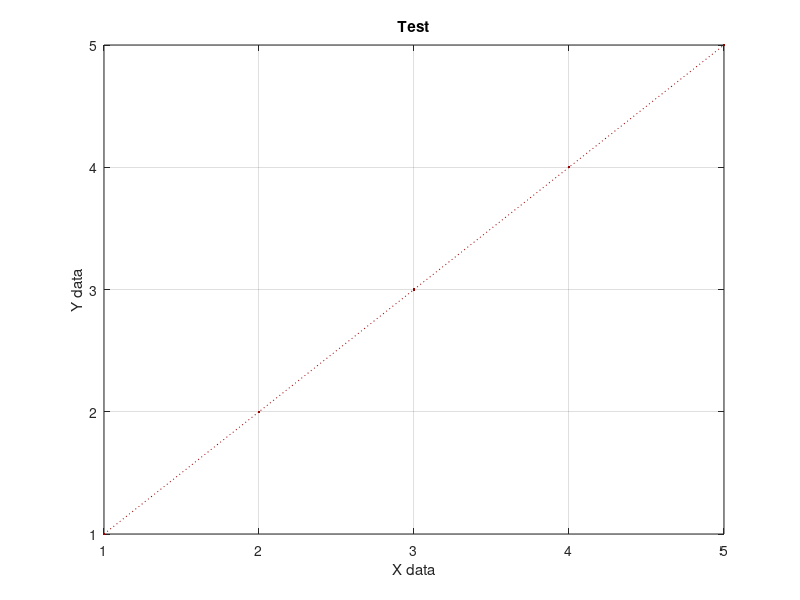
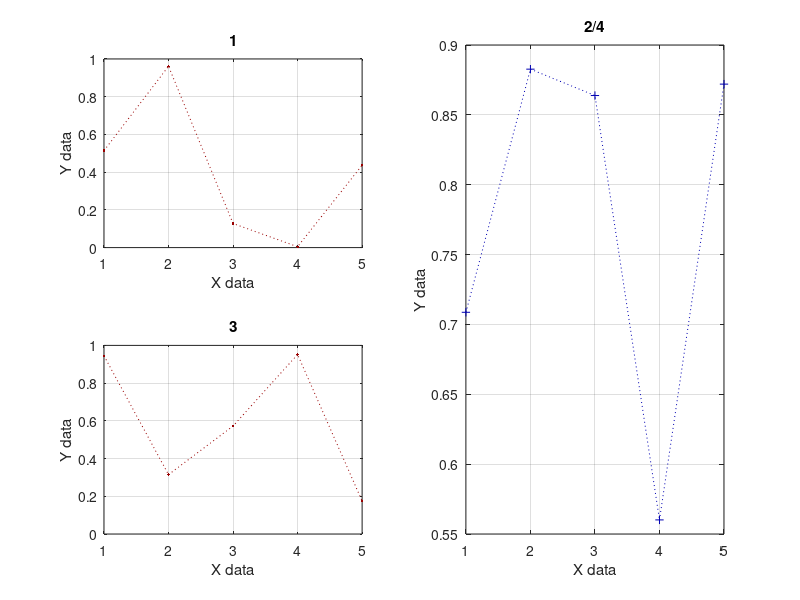

Source code (MATLAB) for these figures, in order:
fig1 = figure(1);

plot([1,2,3,4,5], [1,2,3,4,5], 'LineStyle',':', 'Marker','.', 'Color', [0.6, 0, 0]);
grid on;
xlabel("X data");
ylabel("Y data");
title("Test")

fig2 = figure(2);
subplot(2, 2, 1);
plot(1:5, rand(1, 5), 'LineStyle',':', 'Marker','.', 'Color', [0.6, 0, 0]);
grid on;
xlabel("X data");
ylabel("Y data");
title("1")

subplot(2, 2, 3);
plot(1:5, rand(1, 5), 'LineStyle',':', 'Marker','.', 'Color', [0.6, 0, 0]);
grid on;
xlabel("X data");
ylabel("Y data");
title("3")

subplot(2, 2, [2, 4]);
plot(1:5, rand(1, 5), 'LineStyle',':', 'Marker','+', 'Color', [0, 0, 0.7]);
grid on;
xlabel("X data");
ylabel("Y data");
title("2/4")
